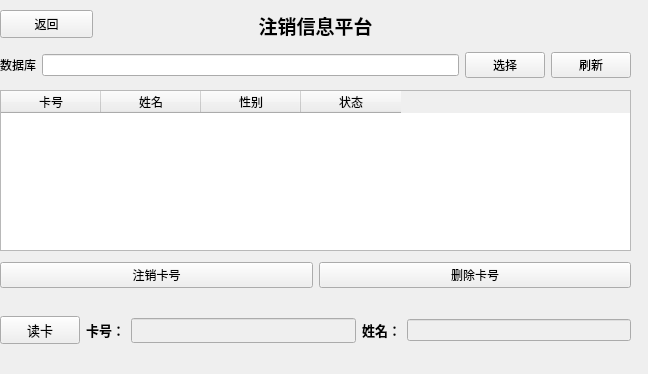
<?xml version="1.0" encoding="UTF-8"?>
<ui version="4.0">
 <class>DeleteCard</class>
 <widget class="QWidget" name="DeleteCard">
  <property name="enabled">
   <bool>true</bool>
  </property>
  <property name="geometry">
   <rect>
    <x>0</x>
    <y>0</y>
    <width>648</width>
    <height>374</height>
   </rect>
  </property>
  <property name="windowTitle">
   <string>Form</string>
  </property>
  <widget class="QLabel" name="lb_deletetitle">
   <property name="geometry">
    <rect>
     <x>230</x>
     <y>10</y>
     <width>171</width>
     <height>31</height>
    </rect>
   </property>
   <property name="text">
    <string>&lt;html&gt;&lt;head/&gt;&lt;body&gt;&lt;p align=&quot;center&quot;&gt;&lt;span style=&quot; font-size:14pt; font-weight:600;&quot;&gt;注销信息平台&lt;/span&gt;&lt;/p&gt;&lt;/body&gt;&lt;/html&gt;</string>
   </property>
  </widget>
  <widget class="QPushButton" name="btn_back">
   <property name="geometry">
    <rect>
     <x>0</x>
     <y>10</y>
     <width>93</width>
     <height>28</height>
    </rect>
   </property>
   <property name="text">
    <string>返回</string>
   </property>
  </widget>
  <widget class="QWidget" name="layoutWidget">
   <property name="geometry">
    <rect>
     <x>0</x>
     <y>50</y>
     <width>631</width>
     <height>30</height>
    </rect>
   </property>
   <layout class="QHBoxLayout" name="db_select">
    <item>
     <widget class="QLabel" name="lb_db">
      <property name="text">
       <string>数据库</string>
      </property>
     </widget>
    </item>
    <item>
     <widget class="QLineEdit" name="ted_dbpath">
      <property name="readOnly">
       <bool>true</bool>
      </property>
     </widget>
    </item>
    <item>
     <widget class="QPushButton" name="btn_dbselect">
      <property name="text">
       <string>选择</string>
      </property>
     </widget>
    </item>
    <item>
     <widget class="QPushButton" name="btn_dbrefresh">
      <property name="text">
       <string>刷新</string>
      </property>
     </widget>
    </item>
   </layout>
  </widget>
  <widget class="QTableWidget" name="db_table">
   <property name="geometry">
    <rect>
     <x>0</x>
     <y>90</y>
     <width>631</width>
     <height>161</height>
    </rect>
   </property>
   <property name="editTriggers">
    <set>QAbstractItemView::NoEditTriggers</set>
   </property>
   <property name="selectionMode">
    <enum>QAbstractItemView::SingleSelection</enum>
   </property>
   <property name="selectionBehavior">
    <enum>QAbstractItemView::SelectRows</enum>
   </property>
   <column>
    <property name="text">
     <string>卡号</string>
    </property>
   </column>
   <column>
    <property name="text">
     <string>姓名</string>
    </property>
   </column>
   <column>
    <property name="text">
     <string>性别</string>
    </property>
   </column>
   <column>
    <property name="text">
     <string>状态</string>
    </property>
   </column>
  </widget>
  <widget class="QWidget" name="layoutWidget">
   <property name="geometry">
    <rect>
     <x>0</x>
     <y>260</y>
     <width>631</width>
     <height>30</height>
    </rect>
   </property>
   <layout class="QHBoxLayout" name="operation">
    <item>
     <widget class="QPushButton" name="ptn_release">
      <property name="text">
       <string>注销卡号</string>
      </property>
     </widget>
    </item>
    <item>
     <widget class="QPushButton" name="ptn_delete">
      <property name="text">
       <string>删除卡号</string>
      </property>
     </widget>
    </item>
   </layout>
  </widget>
  <widget class="QWidget" name="layoutWidget">
   <property name="geometry">
    <rect>
     <x>0</x>
     <y>310</y>
     <width>631</width>
     <height>41</height>
    </rect>
   </property>
   <layout class="QHBoxLayout" name="horizontalLayout">
    <item>
     <widget class="QPushButton" name="btn_start">
      <property name="font">
       <font>
        <pointsize>10</pointsize>
        <weight>50</weight>
        <bold>false</bold>
       </font>
      </property>
      <property name="text">
       <string>读卡</string>
      </property>
     </widget>
    </item>
    <item>
     <widget class="QLabel" name="lb_cardID">
      <property name="text">
       <string>&lt;html&gt;&lt;head/&gt;&lt;body&gt;&lt;p align=&quot;right&quot;&gt;&lt;span style=&quot; font-size:10pt; font-weight:600;&quot;&gt;卡号：&lt;/span&gt;&lt;/p&gt;&lt;/body&gt;&lt;/html&gt;</string>
      </property>
     </widget>
    </item>
    <item>
     <widget class="QLineEdit" name="ted_showID">
      <property name="enabled">
       <bool>false</bool>
      </property>
      <property name="minimumSize">
       <size>
        <width>175</width>
        <height>25</height>
       </size>
      </property>
     </widget>
    </item>
    <item>
     <widget class="QLabel" name="label">
      <property name="text">
       <string>&lt;html&gt;&lt;head/&gt;&lt;body&gt;&lt;p align=&quot;right&quot;&gt;&lt;span style=&quot; font-size:10pt; font-weight:600;&quot;&gt;姓名：&lt;/span&gt;&lt;/p&gt;&lt;/body&gt;&lt;/html&gt;</string>
      </property>
     </widget>
    </item>
    <item>
     <widget class="QLineEdit" name="ted_showName">
      <property name="enabled">
       <bool>false</bool>
      </property>
     </widget>
    </item>
   </layout>
  </widget>
 </widget>
 <resources/>
 <connections/>
</ui>
